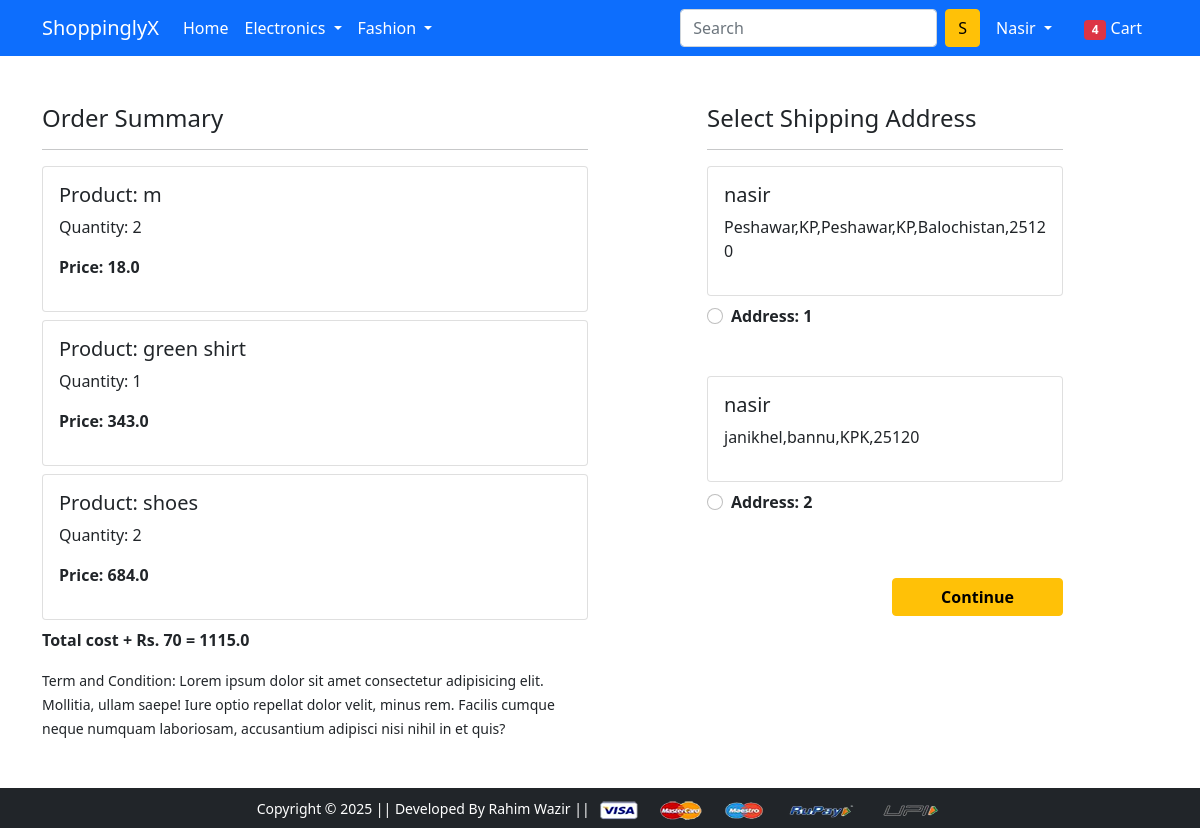
/checkout/ (signed in), run on the app's committed database.
### app/models.py (models this page shows, shortened)
class Cart(models.Model):
    user = models.ForeignKey(User, on_delete=models.CASCADE)
    product = models.ForeignKey(Product, on_delete=models.CASCADE)
    quantity = models.PositiveIntegerField(default=1)
    class Meta:
        unique_together = ('user', 'product')
    @property
    def total_cost(self):
        return self.quantity * self.product.discounted_price

class Product(models.Model):
    title = models.CharField(max_length=100)
    selling_price = models.FloatField()
    discounted_price = models.FloatField()
    description = models.TextField()
    brand = models.CharField(max_length=100)
    category = models.CharField(choices=CATEGORY_CHOICES, max_length=2)
    product_image = models.ImageField(upload_to='productimg')

class Customer(models.Model):
    user = models.ForeignKey(User, on_delete=models.CASCADE)
    name = models.CharField(max_length=200)
    locality = models.CharField(max_length=200)
    city = models.CharField(max_length=50)
    zipcode = models.IntegerField()
    state = models.CharField(choices=STATE_CHOICES, max_length=50)

### app/views.py (the view)
# urls.py: path('checkout/', views.checkout, name='checkout'),
@login_required
def checkout(request):
    user = request.user
    add = Customer.objects.filter(user=user)
    cart_items = Cart.objects.filter(user=user)
    amount = 0.0
    shipping_amount = 70.0
    total_amount = 0.0
    cart_product = [p for p in Cart.objects.all() if p.user == user]
    if cart_product:
        for p in cart_product:
            tempamount = (p.quantity * p.product.discounted_price)
            amount += tempamount
        total_amount = amount + shipping_amount
    return render(request, 'app/checkout.html', {'add':add, 'cart_items':cart_items, 'totalamount':total_amount,'amount':amount,})

### app/templates/app/checkout.html (shortened to what this page needs)
{% extends 'app/base.html' %}
{% load static %}
{% block main-content %}
<div class="container">
	<div class="row mt-5">
		<div class="col-sm-6">
			<h4>Order Summary</h4>
			<hr>
			{% for item in cart_items %}
				<div class="card mb-2">
					<div class="card-body">
						<h5>Product: {{item.product.title}}</h5>
						<p>Quantity: {{item.quantity}}</p>
						<p class="fw-bold">Price: {{item.total_cost}}</p>
					</div>
				</div>
			{% endfor %}
			<p class = "fw-bold">Total cost + Rs. 70 = {{totalamount}}</p>
			<small>Term and Condition: Lorem ipsum dolor sit amet consectetur adipisicing elit. Mollitia, ullam saepe! Iure optio repellat dolor velit, minus rem. Facilis cumque neque numquam laboriosam, accusantium adipisci nisi nihil in et quis?</small>
		</div>
		<div class="col-sm-4 offset-sm-1">
			<h4>Select Shipping Address</h4>
			<hr>
			<form action="/paymentdone">
				{% for ad in add %}
					<div class="card">
						<div class="card-body">
							<h5>{{ad.name}}</h5>
							<p>{{ad.locality}},{{ad.city}},{{ad.state}},{{ad.zipcode}}</p>
						</div>
					</div>
					<div class="form-check mt-2 mb-5">
						<input class="form-check-input" type="radio" name="custid" id="custadd{{forloop.counter}}" value="{{ad.id}}">
						<label class="form-check-label fw-bold" for="">
					 		Address: {{forloop.counter}} </label>
					</div>
				{% endfor %}
				<div class="text-end">
					<button type="submit" class="btn btn-warning mt-3 px-5 fw-bold">Continue</button>
				</div>
			</form>
		</div>
	</div>
</div>
{% endblock main-content %}

### app/templates/app/base.html (shortened to what this page needs)
<!doctype html>
{% load static %}
<html lang="en">
  <head>
    <link href="https://cdn.jsdelivr.net/npm/bootstrap@5.0.0-beta1/dist/css/bootstrap.min.css" rel="stylesheet">
    <link rel="stylesheet" href="{% static 'app/css/owl.carousel.min.css' %}">
    <link rel="stylesheet" href="{% static 'app/css/all.min.css' %}">
    <link rel="stylesheet" href="{% static 'app/css/style.css' %}">
  </head>
  <body>
    <nav class="navbar navbar-expand-lg navbar-dark bg-primary">
     <div class="container">
       <a class="navbar-brand" href="/">ShoppinglyX</a>
       <div class="collapse navbar-collapse" id="navbarSupportedContent">
         <ul class="navbar-nav me-auto mb-2 mb-lg-0">
           <li class="nav-item">
             <a class="nav-link active" aria-current="page" href="/">Home</a>
           </li>
           <li class="nav-item dropdown">
             <a class="nav-link dropdown-toggle text-white" href="#" id="electronicsDropdown" role="button" data-bs-toggle="dropdown" aria-expanded="false">
               Electronics
             </a>
           </li>
           <li class="nav-item dropdown">
             <a class="nav-link dropdown-toggle text-white" href="#" id="fashionDropdown" role="button" data-bs-toggle="dropdown" aria-expanded="false">
               Fashion
             </a>
           </li>
         </ul>
         <form class="d-flex">
           <input class="form-control me-2" type="search" placeholder="Search" aria-label="Search">
           <button class="btn btn-warning" type="submit">S</button>
         </form>
         <div>
          <ul class="navbar-nav me-auto mb-2 mb-lg-0">
            {% if request.user.is_authenticated %}
           <li class="nav-item dropdown mx-2">
              <a class="nav-link dropdown-toggle text-white" href="#" id="profileDropdown" role="button" data-bs-toggle="dropdown" aria-expanded="false">
                {{request.user.username|capfirst}}
              </a>
            </li>
            <li class="nav-item mx-2">
             <a href="{% url 'showcart' %}" class="nav-link text-white"><span class="badge bg-danger">4</span> Cart </a>
            </li>
            {% endif %}
          </ul>
         </div>
       </div>
     </div>
    </nav>
    {% block main-content %} {% endblock main-content %}
    <footer class="container-fluid bg-dark text-center p-2 mt-5">
        <small class="text-white">Copyright &copy; 2025 || Developed By Rahim Wazir || </small>
        <img src="{% static 'app/images/payment.png' %}" alt="" srcset="" class="img-fluid" height="2px">
    </footer>
  </body>
</html>

### data on the page
Cart: product "m", quantity "2", total_cost "18.0"
Cart: product "green shirt", quantity "1", total_cost "343.0"
Cart: product "shoes", quantity "2", total_cost "684.0"
Customer: name "nasir", locality "Peshawar,KP", city "Peshawar,KP", state "Balochistan", zipcode "25120"
Customer: name "nasir", locality "janikhel", city "bannu", state "KPK", zipcode "25120"

### other printed values
{{ request.user.username|capfirst }} "Nasir"
{{ totalamount }} "1115.0"
